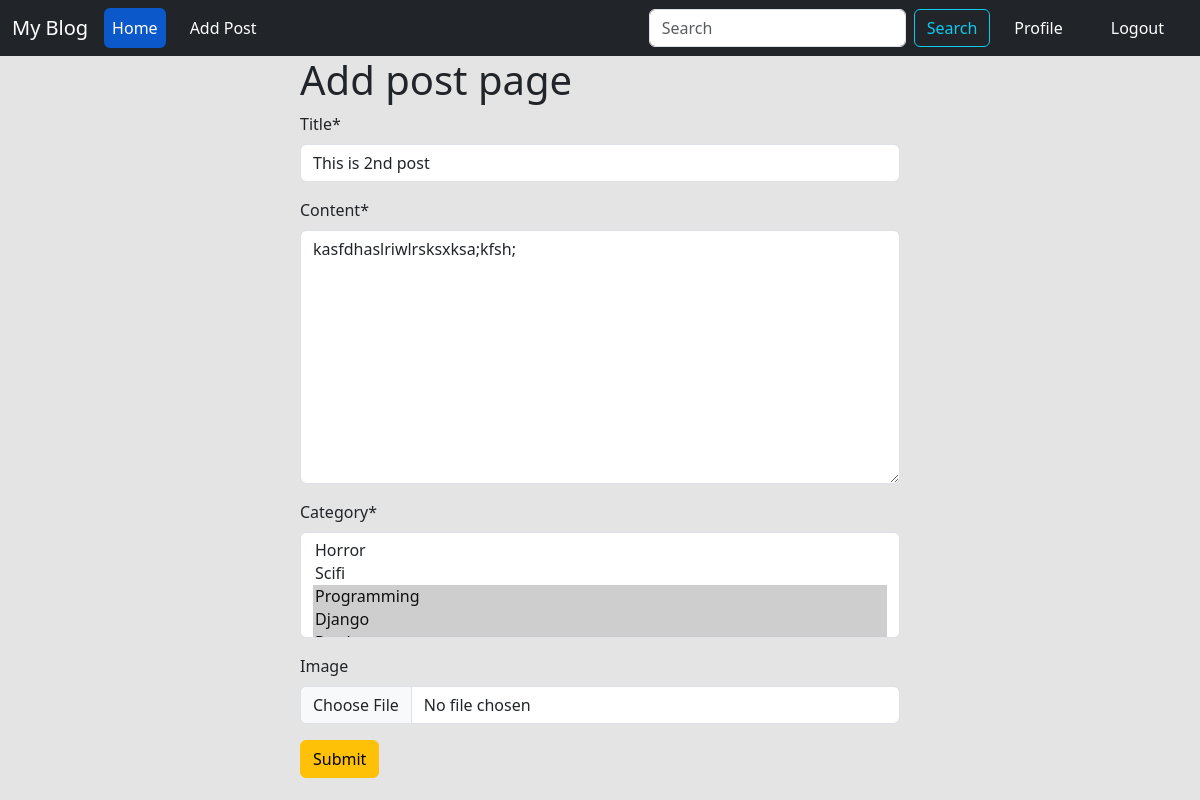
Before: /post/edit/6/ (signed in) with the older database file.
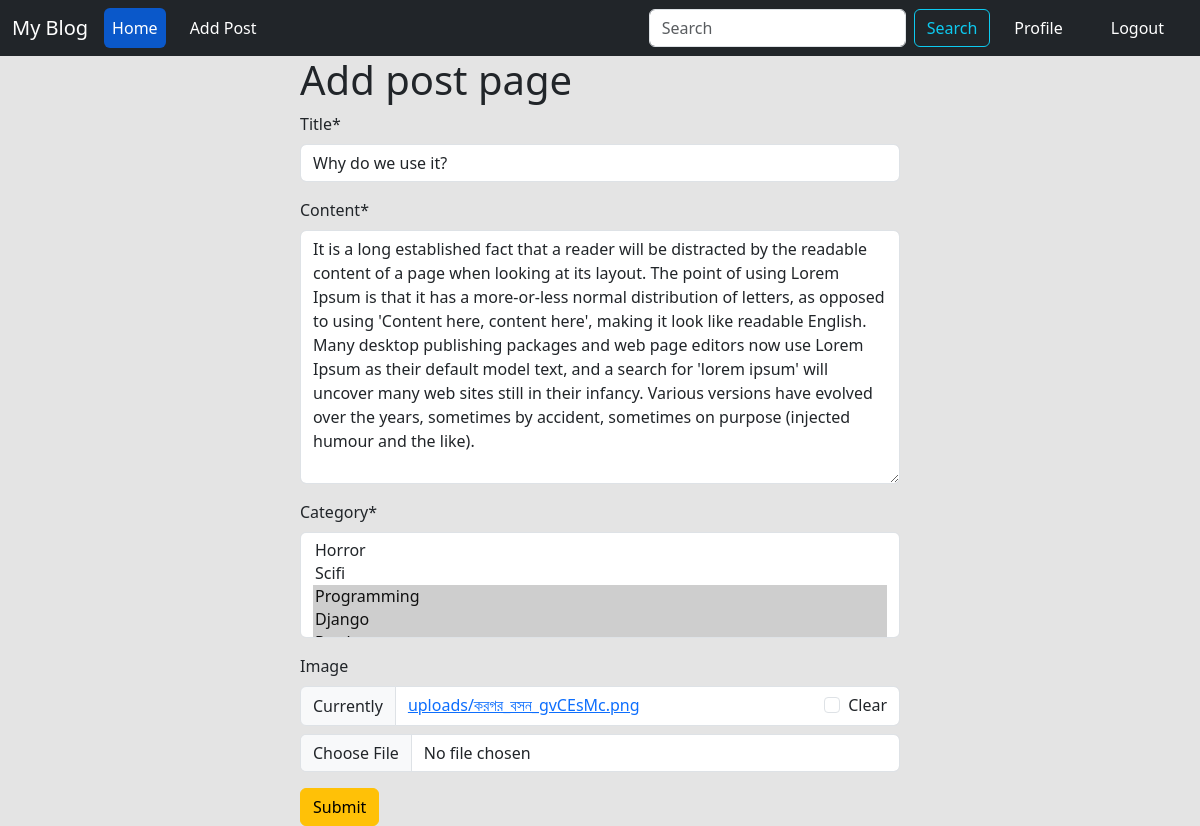
After: the same page with the newer database file.
### posts/models.py (models this page shows, shortened)
class Post(models.Model):
    title = models.CharField(max_length=50)
    content = models.TextField()
    category = models.ManyToManyField(Category) #Ekta post multiple categorir moddhe thakte pare abr ekta categorir moddhe multiple post thakte pare
    author = models.ForeignKey(User, on_delete=models.CASCADE)
    image = models.ImageField(upload_to='uploads/', blank = True, null = True)

### posts/views.py (the view)
# urls.py: path('edit/<int:id>/', views.EditPostView.as_view(), name='edit_post'),
@method_decorator(login_required, name='dispatch')
class EditPostView(UpdateView):
    model = models.Post
    form_class = forms.PostForm
    template_name = 'add_post.html'
    pk_url_kwarg = 'id'
    success_url = reverse_lazy('profile')

### posts/forms.py
class PostForm(forms.ModelForm):
    class Meta:
        model = Post
        exclude = ['author']

### categories/models.py (called while the page is built)
    def __str__(self):
        return self.name

### posts/templates/add_post.html (shortened to what this page needs)
{% extends "base.html" %}
{% load crispy_forms_tags %}
{% block content %}
<form style="width:50%; margin:auto" method='post'>
    <h1>Add post page</h1>
{{form | crispy}}
<button class="btn btn-warning">Submit</button>
</form>
{% endblock %}

Changed rows visible on the page:
changed Post: title "This is 2nd post" → "Why do we use it?"; content "kasfdhaslriwlrsksxksa;kfsh;" → "It is a long established fact that a reader will be distracted by the readable content of a page when looking at its layout. The point of using Lorem Ipsum is that it has a more-or-less normal distribution of letters, as opposed to using 'Content here, content here', making it look like readable English. Many desktop publishing packages and web page editors now use Lorem Ipsum as their default model text, and a search for 'lorem ipsum' will uncover many web sites still in their infancy. Various versions have evolved over the years, sometimes by accident, sometimes on purpose (injected humour and the like)."
Other visible differences:
form field form: (not shown) → "☐"
text no longer shown: "Title * Content * Category * Image"
text now shown: "Title * Content * Category * Image Currently uploads/করগর_বসন_gvCEsMc.png Clear"
